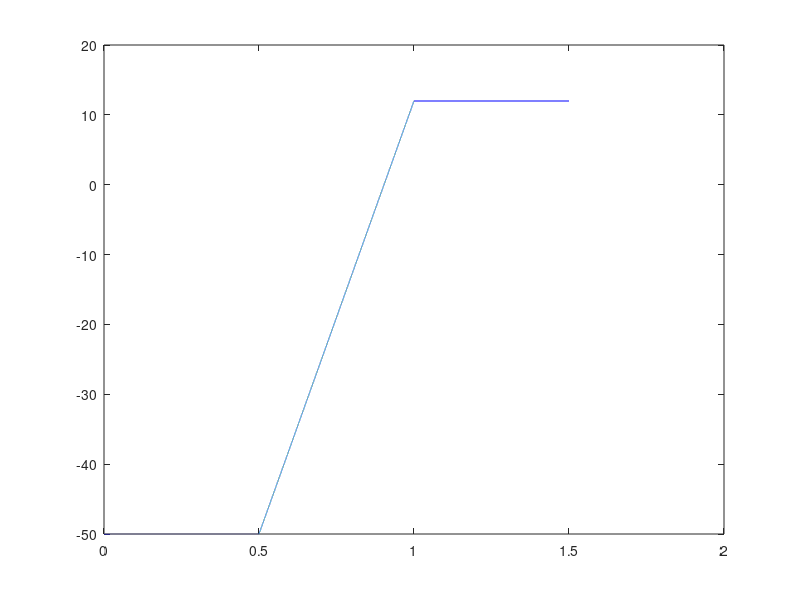

Recreate this plot in MATLAB.
%% Construction of Command to feed to Voltage Command protocol

%%
Fs = 50000;
x = 0:Fs-1/Fs;
y = zeros(size(x));
for start = 0:2:8;
    y(start*Fs/10+1:(start+1)*Fs/10) = 1;
end

plot(x,y);

cd C:\Users\Anthony' Azevedo'\Code\FlySound\CommandWaves\

audiowrite(['Basic','.wav'],...
    y,...
    Fs,...
    'BitsPerSample',32);

%%
close all

cd 'C:\Users\Anthony Azevedo\Code\FlySound\CommandWaves\'

Fs = 50000;
x = (0:Fs/2-1)/Fs;
y = zeros(size(x));

y(x<.2) = 88;
y(x>=.2 & x <.3) = 88 - (255/.1)*(x(x>=.2 & x <.3)-.2);
y(x>=.3) = 20;


plot(x,y);

cd C:\Users\Anthony' Azevedo'\Code\FlySound\CommandWaves\

audiowrite(['NonInvasiveVmRamp','.wav'],...
    y,...
    Fs,...
    'BitsPerSample',32);


%% VoltageRamp_m100_p20 
close all

cd 'C:\Users\Anthony Azevedo\Code\FlySound\CommandWaves\'

Fs = 50000;
x = (0:Fs/2)/Fs;
y = (20+100)/(x(end)-x(1))*x - 100;

x = x(1:end-1);
y = y(1:end-1);

plot(x,y);

cd C:\Users\Anthony' Azevedo'\Code\FlySound\CommandWaves\

audiowrite(['VoltageRamp_m100_p20','.wav'],...
    y,...
    Fs,...
    'BitsPerSample',32);

%% VoltageRamp_m100_p20_1s 
close all

cd 'C:\Users\Anthony Azevedo\Code\FlySound\CommandWaves\'

Fs = 50000;
x = (0:Fs-1)/Fs;
y = (20+100)*x - 100;

plot(x,y);

cd C:\Users\Anthony' Azevedo'\Code\FlySound\CommandWaves\

audiowrite(['VoltageRamp_m100_p20_1s','.wav'],...
    y,...
    Fs,...
    'BitsPerSample',32);

%% VoltageRamp_m70_p20 
close all

cd 'C:\Users\Anthony Azevedo\Code\FlySound\CommandWaves\'

Fs = 50000;
x = (0:Fs/2)/Fs;
y = (20+70)/(x(end)-x(1))*x - 70;

x = x(1:end-1);
y = y(1:end-1);

plot(x,y);

cd C:\Users\Anthony' Azevedo'\Code\FlySound\CommandWaves\

audiowrite(['VoltageRamp_m70_p20','.wav'],...
    y,...
    Fs,...
    'BitsPerSample',32);

%% VoltageRamp_m70_p20_1s
close all

cd 'C:\Users\Anthony Azevedo\Code\FlySound\CommandWaves\'

Fs = 50000;
x = (0:Fs)/Fs;
y = (20+70)/(x(end)-x(1))*x - 70;

x = x(1:end-1);
y = y(1:end-1);

plot(x,y);

cd C:\Users\Anthony' Azevedo'\Code\FlySound\CommandWaves\

audiowrite(['VoltageRamp_m70_p20_1s','.wav'],...
    y,...
    Fs,...
    'BitsPerSample',32);


%% VoltageRamp_m70_p20 
close all

cd 'C:\Users\Anthony Azevedo\Code\FlySound\CommandWaves\'

Fs = 50000;
x = (0:Fs/2)/Fs;
y = (20+70)/(x(end)-x(1))*x - 70;

x = x(1:end-1);
y = [-70 * ones(size(x)) y(1:end-1)];

plot(y);

cd C:\Users\Anthony' Azevedo'\Code\FlySound\CommandWaves\

audiowrite(['VoltageRamp_m70_p20','.wav'],...
    y,...
    Fs,...
    'BitsPerSample',32);



%% VoltageRamp_m70_p20_1s
close all

cd 'C:\Users\Anthony Azevedo\Code\FlySound\CommandWaves\'

Fs = 50000;
x = (0:Fs)/Fs;
y = (20+70)/(x(end)-x(1))*x - 70;

x = x(1:end-1);
y = [-70 * ones(size(x)) y(1:end-1)];

plot(y);

cd C:\Users\Anthony' Azevedo'\Code\FlySound\CommandWaves\

audiowrite(['VoltageRamp_m70_p20_1s','.wav'],...
    y,...
    Fs,...
    'BitsPerSample',32);


%% VoltageRamp_m60_p40 
close all

cd 'C:\Users\Anthony Azevedo\Code\FlySound\CommandWaves\'

Fs = 50000;
x = (0:Fs/2)/Fs;
y = (40+60)/(x(end)-x(1))*x - 60;

x = x(1:end-1);
y = [-60 * ones(size(x)) y(1:end-1)];

plot(y);

cd C:\Users\Anthony' Azevedo'\Code\FlySound\CommandWaves\

audiowrite(['VoltageRamp_m60_p40','.wav'],...
    y,...
    Fs,...
    'BitsPerSample',32);



%% VoltageRamp_m60_p40_h_1s
close all

cd 'C:\Users\Anthony Azevedo\Code\FlySound\CommandWaves\'

Fs = 50000;
x = (0:Fs)/Fs;
y = (40+60)/(x(end)-x(1))*x - 60;

x = x(1:end-1);
y = [-60 * ones(size(x)) y(1:end-1) 40 * ones(size(x))];

plot(y);

cd C:\Users\Anthony' Azevedo'\Code\FlySound\CommandWaves\

audiowrite(['VoltageRamp_m60_p40_h_1s','.wav'],...
    y,...
    Fs,...
    'BitsPerSample',32);

%% VoltageRamp_m60_p40_h_0_5s
close all

cd 'C:\Users\Anthony Azevedo\Code\FlySound\CommandWaves\'

Fs = 50000;
x = (0:Fs/2)/Fs;
y = (40+60)/(x(end)-x(1))*x - 60;

x = x(1:end-1);
y = [-60 * ones(size(x)) y(1:end-1) 40 * ones(size(x))];

x = [x x+Fs/2/Fs x+2*Fs/2/Fs];
plot(x,y);

cd C:\Users\Anthony' Azevedo'\Code\FlySound\CommandWaves\

audiowrite(['VoltageRamp_m60_p40_h_0_5s','.wav'],...
   y,...
   Fs,...
   'BitsPerSample',32);


%% VoltageRamp_m50_p12_h_0_5s
close all

cd 'C:\Users\Anthony Azevedo\Code\FlySound\CommandWaves\'

Fs = 50000;
x = (0:Fs/2)/Fs;
y = (12+50)/(x(end)-x(1))*x - 50;

x = x(1:end-1);
y = [-50 * ones(size(x)) y(1:end-1) 12 * ones(size(x))];

x = [x x+Fs/2/Fs x+2*Fs/2/Fs];
plot(x,y);

cd C:\Users\Anthony' Azevedo'\Code\FlySound\CommandWaves\

audiowrite(['VoltageRamp_m50_p12_h_0_5s','.wav'],...
   y,...
   Fs,...
   'BitsPerSample',32);

